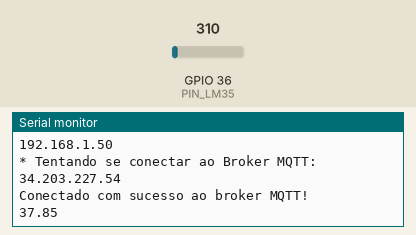
Simulated run of this sketch. Board: ESP32. Shown: the last lines printed to the serial monitor. The inputs (shaded band) are chosen by the test bench; at power-on: GPIO 36 (PIN_LM35) = 310. WiFi joins after 1.5 s; servers stay silent unless stated; no MQTT or app messages arrive unless stated.

Above: at 2.7 s.
2.8 s: GPIO 36 (PIN_LM35) set to 372
At 4.1 s:
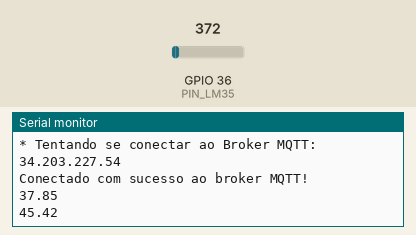
5.5 s: GPIO 36 (PIN_LM35) set to 434
At 6.9 s:
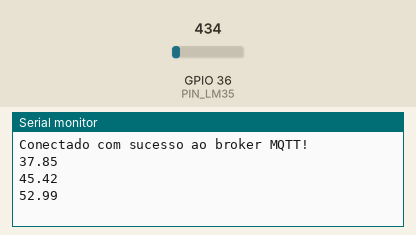
Timing chart, 0 to 8.5 s (numbered marks = the images above; inputs shaded):
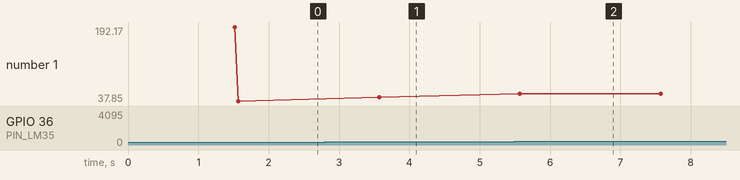

Measured:
- after the input at 2.8 s, the serial monitor: prints a new line after 0.77 s (image 1)
- after the input at 5.5 s, the serial monitor: prints a new line after 0.07 s (image 2)
- plotted number 1: 37.85 → 45.42 after the input at 2.8 s, 45.42 → 52.99 after the input at 5.5 s

The sketch:

Programa_envia_temperatura_MQTT.ino
```cpp
// ---- Parâmetros do sensor de temperatura
#define ADC_VREF_mV    5000.0 // in millivolt
#define ADC_RESOLUTION 4095.0

//Pino de leitura analógica do sensor
//Pode-se utilizar o GPIO36, 39, 34 e 35 simultaneamente com Wifi
#define PIN_LM35       36

//Include do WiFi e MQTT
#include <WiFi.h>
#include <PubSubClient.h>

/* Constantes do MQTT */
#define ID_MQTT  "esp32_mqtt"
#define TOPICO_PUBLISH_TEMPERATURA "alexei/temperatura"

const char* SSID = "Apolo"; //Nome da rede WI-FI que deseja se conectar
const char* PASSWORD = "08111979"; //Senha da rede WI-FI que deseja se conectar

const char* BROKER_MQTT = "34.203.227.54"; //URL do broker MQTT que se deseja utilizar
int BROKER_PORT = 1883; // Porta do Broker MQTT

//Variáveis e objetos globais
WiFiClient espClient; // Cria o objeto espClient
PubSubClient MQTT(espClient); // Instancia o Cliente MQTT passando o objeto espClient

/* Prototypes */
float faz_leitura_temperatura(void);
void initWiFi(void);
void initMQTT(void);
void mqtt_callback(char* topic, byte* payload, unsigned int length);
void reconnectMQTT(void);
void reconnectWiFi(void);
void VerificaConexoesWiFIEMQTT(void);

/* Função: faz a leitura de temperatura */
float faz_leitura_temperatura(void)
{
    // leitura do sensor
    int adcVal = analogRead(PIN_LM35);
    // converte leitura em millivolt
    float milliVolt = adcVal * (ADC_VREF_mV / ADC_RESOLUTION);
    // converte voltagem em n °C
    float tempC = milliVolt / 10;
    // retorna
    return tempC;
}

/* Função: inicializa e conecta-se na rede WI-FI */
void initWiFi(void)
{
    delay(10);
    Serial.println("------Conexao WI-FI------");
    Serial.print("Conectando-se na rede: ");
    Serial.println(SSID);
    Serial.println("Aguarde");

    reconnectWiFi();
}

/* Função: reconecta-se ao broker MQTT (caso ainda não esteja conectado ou em caso de a conexão cair */
void reconnectMQTT(void) {
    while (!MQTT.connected()){
        Serial.print("* Tentando se conectar ao Broker MQTT: ");
        Serial.println(BROKER_MQTT);
        if (MQTT.connect(ID_MQTT)){
            Serial.println("Conectado com sucesso ao broker MQTT!");
        }else{
            Serial.println("Falha ao reconectar no broker, nova tentativa em 2s");
            delay(2000);
        }
    }
}

/* Função: verifica o estado das conexões WiFI e ao broker MQTT.
 *         Em caso de desconexão (qualquer uma das duas), a conexão é refeita. */
void VerificaConexoesWiFIEMQTT(void)
{
    if (!MQTT.connected())
        reconnectMQTT(); //se não há conexão com o Broker, a conexão é refeita
     reconnectWiFi(); //se não há conexão com o WiFI, a conexão é refeita
}

/* Função: reconecta-se ao WiFi */
void reconnectWiFi(void)
{
    //se já está conectado a rede WI-FI, nada é feito.
    //Caso contrário, são efetuadas tentativas de conexão
    if (WiFi.status() == WL_CONNECTED)
        return;
    WiFi.begin(SSID, PASSWORD); // Conecta na rede WI-FI
    while (WiFi.status() != WL_CONNECTED) {
        delay(100);
        Serial.print(".");
    }
    Serial.println();
    Serial.print("Conectado com sucesso na rede ");
    Serial.print(SSID);
    Serial.println("IP obtido: ");
    Serial.println(WiFi.localIP());
}

/* Função: inicializa parâmetros de conexão MQTT */
void initMQTT(void)
{
    MQTT.setServer(BROKER_MQTT, BROKER_PORT);   //informa qual broker e porta deve ser conectado
}


void setup() {
  Serial.begin(115200);
  /* Inicializa a conexao wi-fi */
  initWiFi();
  /* Inicializa a conexao ao broker MQTT */
  initMQTT();
}

/***************************************************************************/
void loop() {
    char temperatura_str[10] = {0};

    /* garante funcionamento das conexões WiFi e ao broker MQTT */
    VerificaConexoesWiFIEMQTT();

    /* Compoe as strings a serem enviadas pro dashboard (campos texto) */
    sprintf(temperatura_str,"%.2f", faz_leitura_temperatura());

    Serial.println(temperatura_str);

    /*  Envia as strings ao dashboard MQTT */
    MQTT.publish(TOPICO_PUBLISH_TEMPERATURA, temperatura_str, true);

    /* keep-alive da comunicação com broker MQTT */
    MQTT.loop();

    /* Refaz o ciclo após 2 segundos */
    delay(2000);
}
```
